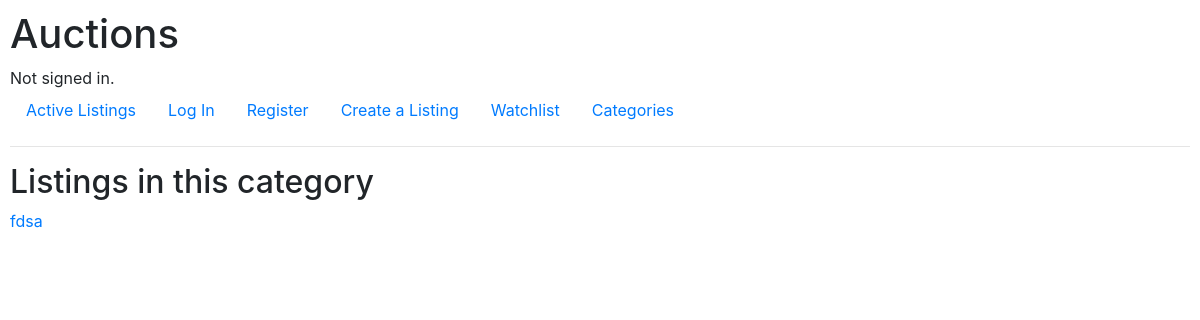
/category/Gucci, run on an earlier commit of the app's database.
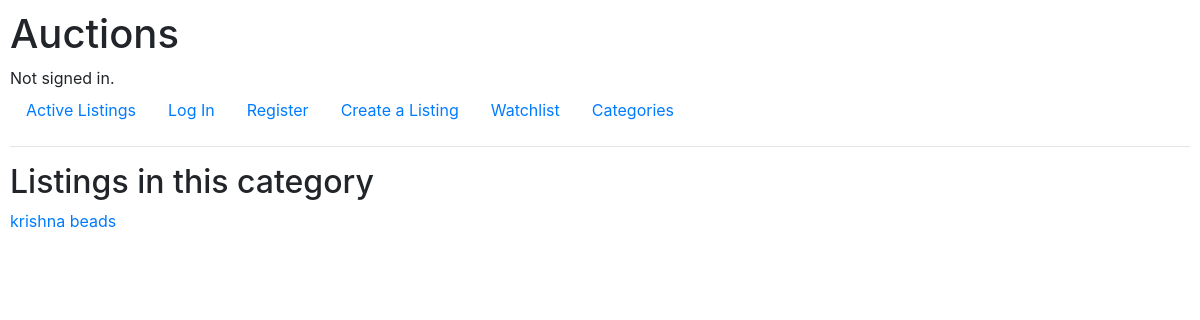
And on a later commit of the database.
### auctions/models.py (models this page shows, shortened)
class Listing(models.Model):
    startingprice = models.IntegerField()
    title = models.CharField(max_length=50)
    poster = models.ForeignKey(User, on_delete=models.CASCADE)
    imgurl = models.CharField(max_length=500, blank = True, null=True)
    id = models.UUIDField(primary_key=True, default=uuid.uuid4, editable=False)
    description = models.CharField(max_length=50000)
    category = models.ForeignKey(Category, on_delete = models.SET_NULL,related_name="itemsincategory", blank=True, null=True)
    open = models.BooleanField(default=True)
    bid = models.ForeignKey('Bid', on_delete=models.SET_NULL, related_name="listbiddings", blank=True, null=True)

### auctions/views.py (the view)
# urls.py: path("category/<str:ctname>", views.specificcategory, name="specificcategory")
def specificcategory(request, ctname):
    catobj=Category.objects.filter(name = ctname).first()
    lst = catobj.itemsincategory.filter(open = True)
    return render(request, "auctions/specificcategory.html", {
        "lst": lst
    })

### auctions/templates/auctions/specificcategory.html
{% extends "auctions/layout.html" %}
{% block body %}
    <h2>Listings in this category</h2>
    {%for obj in lst%}
        <div><a href = "{% url 'listing' obj.id %}">{{obj.title}}</a></div>
    {%empty%}
        No listings rn
    {%endfor%}
{% endblock %}

### auctions/templates/auctions/layout.html (shortened to what this page needs)
{% load static %}
<!DOCTYPE html>
<html lang="en">
    <head>
        <link rel="stylesheet" href="https://stackpath.bootstrapcdn.com/bootstrap/4.4.1/css/bootstrap.min.css">
        <link href="{% static 'auctions/styles.css' %}" rel="stylesheet">
    </head>
    <body>
        <h1>Auctions</h1>
        <div>
            {% if user.is_authenticated %}
                Signed in as <strong>{{ user.username }}</strong>.
            {% else %}
                Not signed in.
            {% endif %}
        </div>
        <ul class="nav">
            <li class="nav-item">
                <a class="nav-link" href="{% url 'index' %}">Active Listings</a>
            </li>
            {% if user.is_authenticated %}
                <li class="nav-item">
                    <a class="nav-link" href="{% url 'logout' %}">Log Out</a>
                </li>
            {% else %}
                <li class="nav-item">
                    <a class="nav-link" href="{% url 'login' %}">Log In</a>
                </li>
                <li class="nav-item">
                    <a class="nav-link" href="{% url 'register' %}">Register</a>
                </li>
            {% endif %}
        <li class="nav-item">
                <a class="nav-link" href="{% url 'createlisting' %}">Create a Listing</a>
            </li>
        <li class="nav-item">
                <a class="nav-link" href="{% url 'watchlist' %}">Watchlist</a>
            </li>
        <li class="nav-item">
                <a class="nav-link" href="{% url 'categories' %}">Categories</a>
            </li>
        </ul>
        <hr>
        {% block body %}
        {% endblock %}
    </body>
</html>

### auctions/static/auctions/styles.css (style rules this page uses)
body { padding: 10px; }

What changed in the data, as far as the page shows it:
removed Listing: title "fdsa"
now on this page (row edited): Listing: title "krishna beads"
